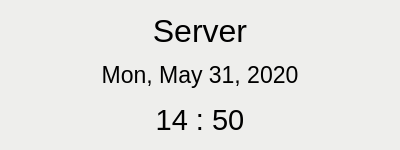
     <widget class="QWidget" name="timezone" native="true">
      <property name="minimumSize">
       <size>
        <width>400</width>
        <height>150</height>
       </size>
      </property>
      <property name="styleSheet">
       <string notr="true">background-color: rgb(238, 238, 236);</string>
      </property>
      <layout class="QVBoxLayout" name="verticalLayout">
       <item>
        <widget class="QLabel" name="server_name">
         <property name="font">
          <font>
           <pointsize>24</pointsize>
          </font>
         </property>
         <property name="text">
          <string>Server</string>
         </property>
         <property name="alignment">
          <set>Qt::AlignCenter</set>
         </property>
        </widget>
       </item>
       <item>
        <widget class="QLabel" name="date">
         <property name="font">
          <font>
           <pointsize>17</pointsize>
          </font>
         </property>
         <property name="text">
          <string>Mon, May 31, 2020</string>
         </property>
         <property name="alignment">
          <set>Qt::AlignCenter</set>
         </property>
        </widget>
       </item>
       <item>
        <widget class="QLabel" name="time">
         <property name="font">
          <font>
           <pointsize>22</pointsize>
          </font>
         </property>
         <property name="text">
          <string>14 : 50</string>
         </property>
         <property name="alignment">
          <set>Qt::AlignCenter</set>
         </property>
        </widget>
       </item>
      </layout>
     </widget>
